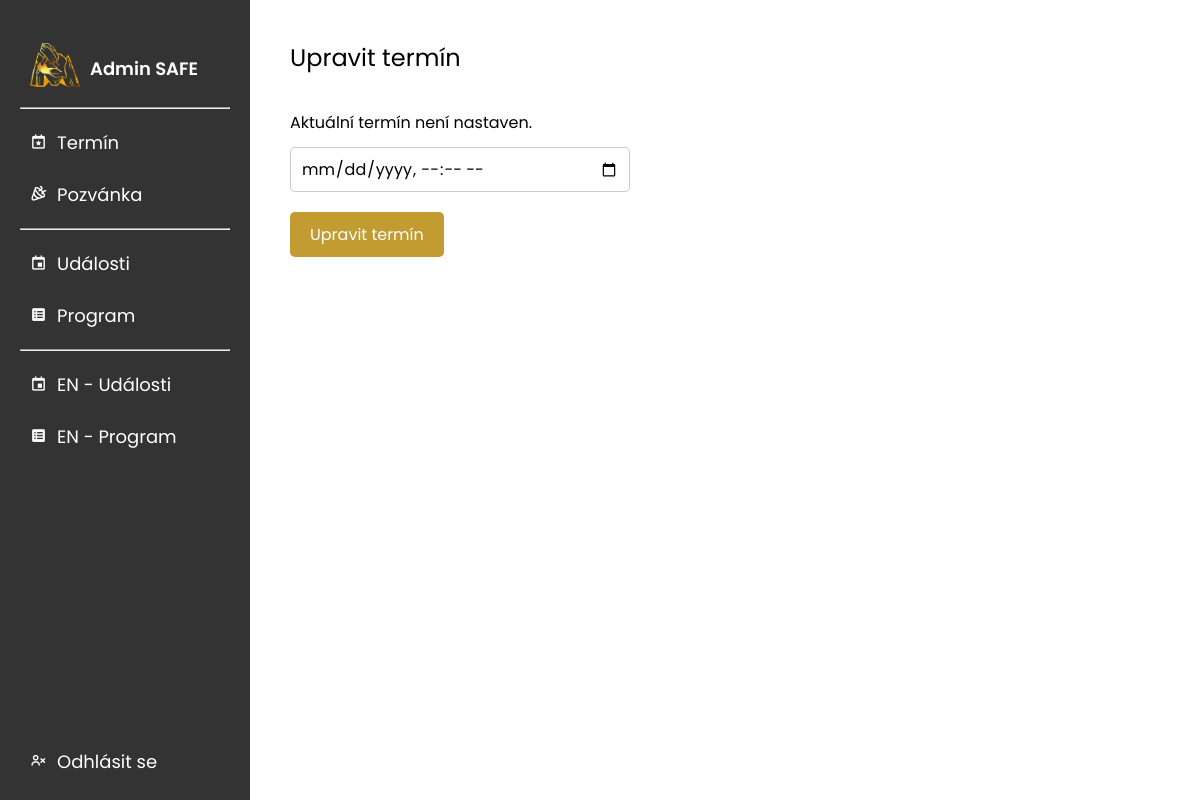
Page /admin/termin/index.php (signed in) on the earlier database version.
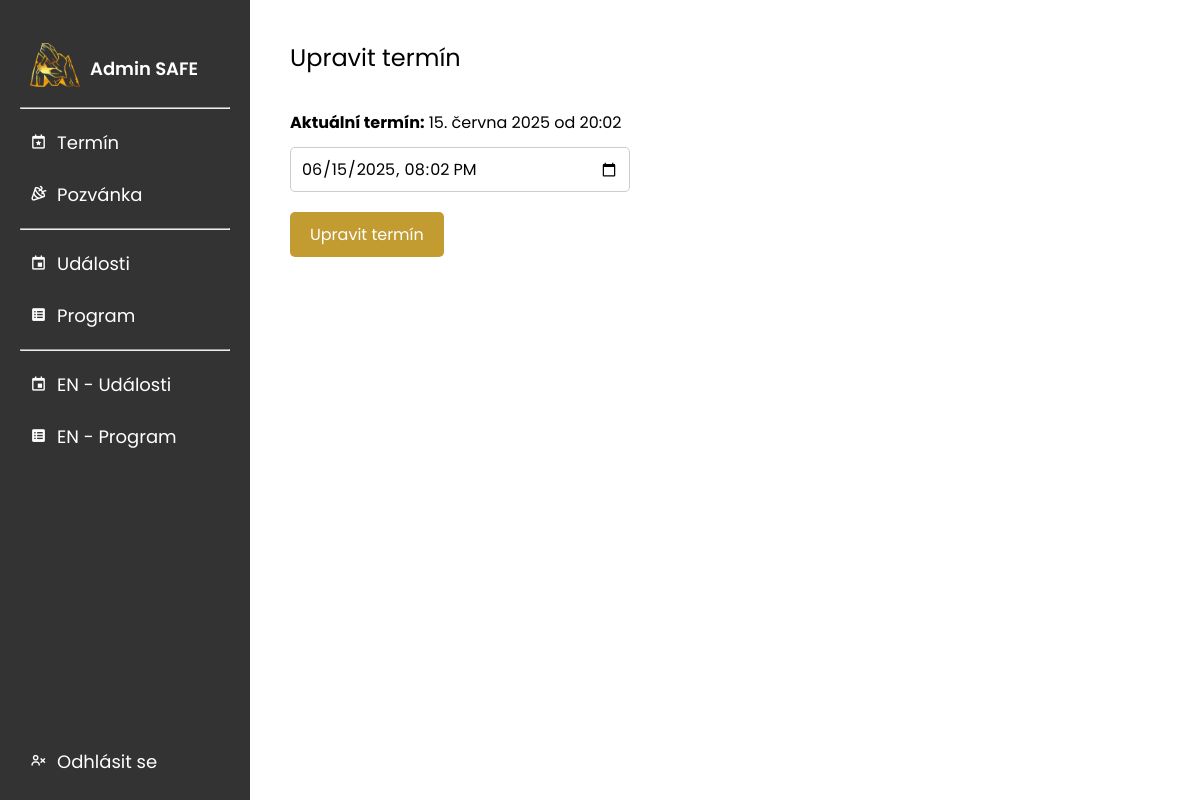
Same page on the later database version.
### tables this page shows
CREATE TABLE `termin` (
  `id` int(11) NOT NULL AUTO_INCREMENT,
  `datum_cas` datetime NOT NULL,
  PRIMARY KEY (`id`)
);

### admin/termin/index.php (the view, shortened to what this page needs)
<?php
$servername = "localhost";
$username = "root";
$password = "";
$dbname = "mywebsite";
$conn = new mysqli($servername, $username, $password, $dbname);
$sql = "SELECT datum_cas FROM termin WHERE id=1";
$result = $conn->query($sql);
$currentTerm = $result->fetch_assoc();
function cz_month($monthNumber) {
    $months = [
        1 => 'ledna',
        2 => 'února',
        3 => 'března',
        4 => 'dubna',
        5 => 'května',
        6 => 'června',
        7 => 'červenec',
        8 => 'srpna',
        9 => 'září',
        10 => 'října',
        11 => 'listopadu',
        12 => 'prosince'
    ];
    return $months[$monthNumber] ?? '';
}
?>
<!DOCTYPE html>
<html lang="cs">
<head>
    <?php include '../../skeleton/head.php' ?>
</head>
<body>
    <?php include '../../skeleton/headerAdmin.php' ?>
    <div class="content">
        <h2>Upravit termín</h2><br>
        <?php if ($currentTerm && $currentTerm['datum_cas']):
            $datetime = new DateTime($currentTerm['datum_cas']);
            $day = $datetime->format('j');
            $month = cz_month((int)$datetime->format('n'));
            $year = $datetime->format('Y');
            $time = $datetime->format('H:i');
        ?>
            <p><strong>Aktuální termín:</strong> <?php echo "$day. $month $year od $time"; ?></p>
        <?php else: ?>
            <p>Aktuální termín není nastaven.</p>
        <?php endif; ?>
        <form action="" method="POST">
            <input type="datetime-local" id="datum_cas" name="datum_cas" class="dateTime" value="<?php echo $currentTerm ? $currentTerm['datum_cas'] : ''; ?>" required><br>
            <button type="submit" class="saveButton">Upravit termín</button><br>
        </form>
    </div>
</body>
</html>

Differences in the rows shown:
added termin: datum_cas "15", datum_cas "června", datum_cas "2025", datum_cas "20:02", datum_cas "06/15/2025 20:02"
Other differences:
text no longer shown: "Aktuální termín není nastaven."
text now shown: "Aktuální termín: . od"
